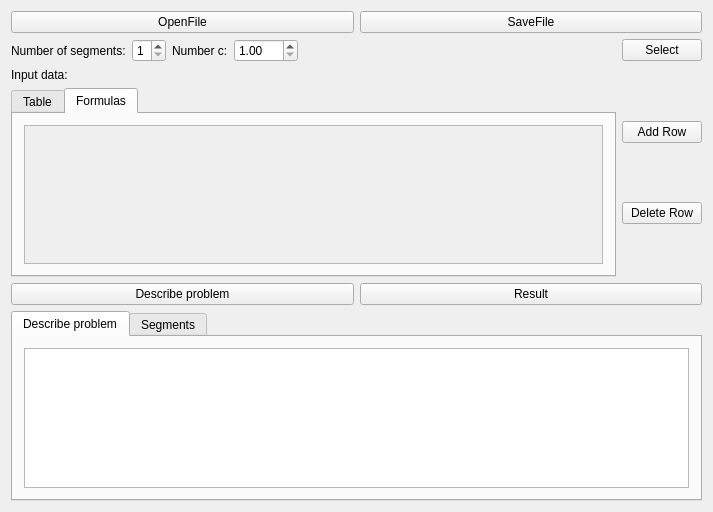
<?xml version="1.0" encoding="UTF-8"?>
<ui version="4.0">
 <class>Diploma</class>
 <widget class="QDialog" name="Diploma">
  <property name="geometry">
   <rect>
    <x>0</x>
    <y>0</y>
    <width>713</width>
    <height>512</height>
   </rect>
  </property>
  <property name="windowTitle">
   <string>Diploma</string>
  </property>
  <layout class="QGridLayout" name="gridLayout_17">
   <item row="0" column="0">
    <layout class="QGridLayout" name="gridLayout_16">
     <item row="1" column="0">
      <layout class="QGridLayout" name="gridLayout_13">
       <item row="0" column="0">
        <layout class="QGridLayout" name="gridLayout_11">
         <item row="0" column="0">
          <widget class="QLabel" name="label_3">
           <property name="text">
            <string>Input data:</string>
           </property>
          </widget>
         </item>
         <item row="1" column="0">
          <widget class="QTabWidget" name="tabWidget">
           <property name="currentIndex">
            <number>1</number>
           </property>
           <widget class="QWidget" name="tab_3">
            <attribute name="title">
             <string>Table</string>
            </attribute>
            <layout class="QGridLayout" name="gridLayout_10">
             <item row="0" column="0">
              <widget class="QTableWidget" name="InputData">
               <property name="sizePolicy">
                <sizepolicy hsizetype="Expanding" vsizetype="Expanding">
                 <horstretch>1</horstretch>
                 <verstretch>1</verstretch>
                </sizepolicy>
               </property>
               <property name="contextMenuPolicy">
                <enum>Qt::DefaultContextMenu</enum>
               </property>
               <property name="frameShape">
                <enum>QFrame::Box</enum>
               </property>
               <property name="frameShadow">
                <enum>QFrame::Plain</enum>
               </property>
               <property name="midLineWidth">
                <number>0</number>
               </property>
               <property name="selectionMode">
                <enum>QAbstractItemView::SingleSelection</enum>
               </property>
              </widget>
             </item>
            </layout>
           </widget>
           <widget class="QWidget" name="tab_4">
            <attribute name="title">
             <string>Formulas</string>
            </attribute>
            <layout class="QGridLayout" name="gridLayout_9">
             <item row="1" column="0">
              <widget class="QScrollArea" name="scrollArea">
               <property name="widgetResizable">
                <bool>true</bool>
               </property>
               <widget class="QWidget" name="scrollAreaWidgetContents_2">
                <property name="geometry">
                 <rect>
                  <x>0</x>
                  <y>0</y>
                  <width>580</width>
                  <height>136</height>
                 </rect>
                </property>
                <layout class="QGridLayout" name="gridLayout_19">
                 <item row="0" column="0">
                  <widget class="QLabel" name="formulas">
                   <property name="text">
                    <string/>
                   </property>
                  </widget>
                 </item>
                </layout>
               </widget>
              </widget>
             </item>
            </layout>
           </widget>
          </widget>
         </item>
        </layout>
       </item>
       <item row="0" column="1">
        <layout class="QGridLayout" name="gridLayout_12">
         <item row="0" column="0">
          <widget class="QPushButton" name="add">
           <property name="focusPolicy">
            <enum>Qt::NoFocus</enum>
           </property>
           <property name="text">
            <string>Add Row</string>
           </property>
          </widget>
         </item>
         <item row="1" column="0">
          <widget class="QPushButton" name="del">
           <property name="focusPolicy">
            <enum>Qt::NoFocus</enum>
           </property>
           <property name="text">
            <string>Delete Row</string>
           </property>
          </widget>
         </item>
        </layout>
       </item>
      </layout>
     </item>
     <item row="2" column="0">
      <layout class="QGridLayout" name="gridLayout_8">
       <item row="0" column="0">
        <layout class="QGridLayout" name="gridLayout_5">
         <item row="0" column="0">
          <widget class="QPushButton" name="Des">
           <property name="focusPolicy">
            <enum>Qt::NoFocus</enum>
           </property>
           <property name="text">
            <string>Describe problem</string>
           </property>
          </widget>
         </item>
         <item row="0" column="1">
          <widget class="QPushButton" name="result">
           <property name="focusPolicy">
            <enum>Qt::NoFocus</enum>
           </property>
           <property name="text">
            <string>Result</string>
           </property>
          </widget>
         </item>
        </layout>
       </item>
       <item row="1" column="0">
        <widget class="QTabWidget" name="tabWidget_2">
         <property name="currentIndex">
          <number>0</number>
         </property>
         <widget class="QWidget" name="tab_7">
          <attribute name="title">
           <string>Describe problem</string>
          </attribute>
          <layout class="QGridLayout" name="gridLayout_18">
           <item row="0" column="0">
            <widget class="QGraphicsView" name="DesInput"/>
           </item>
          </layout>
         </widget>
         <widget class="QWidget" name="tab_5">
          <attribute name="title">
           <string>Segments</string>
          </attribute>
          <layout class="QGridLayout" name="gridLayout_6">
           <item row="0" column="0">
            <widget class="QGraphicsView" name="graph1"/>
           </item>
          </layout>
         </widget>
        </widget>
       </item>
      </layout>
     </item>
     <item row="0" column="0">
      <layout class="QGridLayout" name="gridLayout_15">
       <item row="0" column="0">
        <layout class="QGridLayout" name="gridLayout_14">
         <item row="0" column="0">
          <widget class="QPushButton" name="OFile">
           <property name="focusPolicy">
            <enum>Qt::NoFocus</enum>
           </property>
           <property name="text">
            <string>OpenFile</string>
           </property>
          </widget>
         </item>
         <item row="0" column="1">
          <widget class="QPushButton" name="SFile">
           <property name="focusPolicy">
            <enum>Qt::NoFocus</enum>
           </property>
           <property name="text">
            <string>SaveFile</string>
           </property>
          </widget>
         </item>
        </layout>
       </item>
       <item row="1" column="0">
        <layout class="QGridLayout" name="gridLayout_4">
         <item row="0" column="1">
          <layout class="QGridLayout" name="gridLayout">
           <item row="0" column="0">
            <widget class="QLabel" name="label_2">
             <property name="text">
              <string>Number c:</string>
             </property>
            </widget>
           </item>
           <item row="0" column="1">
            <widget class="QDoubleSpinBox" name="c">
             <property name="minimum">
              <double>1.000000000000000</double>
             </property>
             <property name="maximum">
              <double>999.990000000000009</double>
             </property>
            </widget>
           </item>
          </layout>
         </item>
         <item row="0" column="2">
          <layout class="QGridLayout" name="gridLayout_3">
           <item row="0" column="0">
            <spacer name="horizontalSpacer">
             <property name="orientation">
              <enum>Qt::Horizontal</enum>
             </property>
             <property name="sizeHint" stdset="0">
              <size>
               <width>18</width>
               <height>20</height>
              </size>
             </property>
            </spacer>
           </item>
           <item row="0" column="1">
            <widget class="QPushButton" name="select">
             <property name="focusPolicy">
              <enum>Qt::NoFocus</enum>
             </property>
             <property name="text">
              <string>Select</string>
             </property>
            </widget>
           </item>
          </layout>
         </item>
         <item row="0" column="0">
          <layout class="QGridLayout" name="gridLayout_2">
           <item row="0" column="0">
            <widget class="QLabel" name="label">
             <property name="text">
              <string>Number of segments:</string>
             </property>
            </widget>
           </item>
           <item row="0" column="1">
            <widget class="QSpinBox" name="N">
             <property name="minimum">
              <number>1</number>
             </property>
             <property name="maximum">
              <number>9</number>
             </property>
            </widget>
           </item>
          </layout>
         </item>
        </layout>
       </item>
      </layout>
     </item>
    </layout>
   </item>
  </layout>
 </widget>
 <layoutdefault spacing="6" margin="11"/>
 <resources/>
 <connections/>
</ui>
